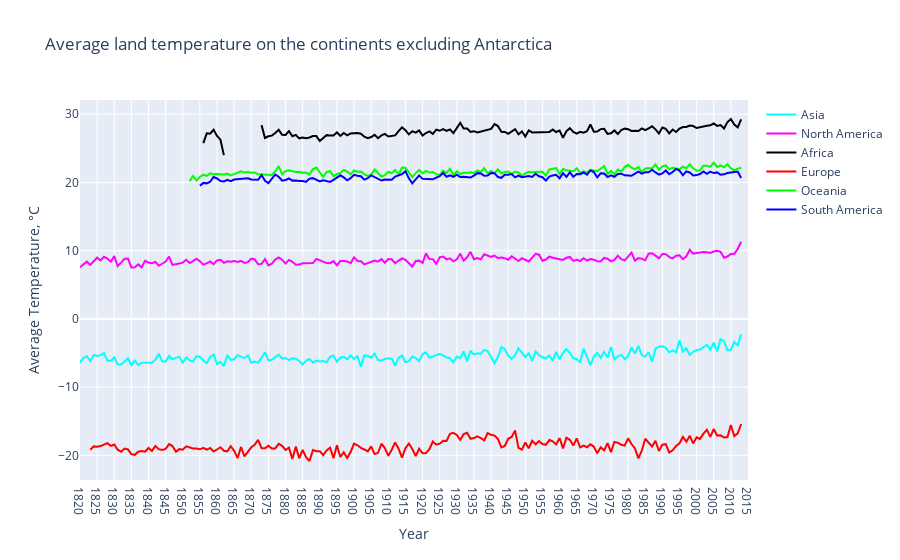

This figure's notebook cell:
### Markdown cell above
## Average Temperature on Continents

### Code cell
# List of selected countries representing continents
continent = ['Russia', 'United States', 'Niger', 'Greenland', 'Australia', 'Bolivia']

# Corresponding real continents for labeling
continent_real = ['Asia', 'North America', 'Africa', 'Europe', 'Oceania', 'South America']

# Initialize a 2D list to store mean temperature values for each country and each year
mean_temp_year_country = [[0] * len(years[70:]) for i in range(len(continent))]

# Loop through each country and calculate mean temperature for each year
j = 0
for country in continent:
    all_temp_country = global_temp_country_clear[global_temp_country_clear['Country'] == country]
    i = 0
    for year in years[70:]:
        mean_temp_year_country[j][i] = all_temp_country[all_temp_country['dt'].apply(
                lambda x: x[:4]) == year]['AverageTemperature'].mean()
        i += 1
    j += 1

# Create traces for the plot using Plotly
traces = []
colors = ['rgb(0, 255, 255)', 'rgb(255, 0, 255)', 'rgb(0, 0, 0)',
          'rgb(255, 0, 0)', 'rgb(0, 255, 0)', 'rgb(0, 0, 255)']

# Loop through each continent and create a trace
for i in range(len(continent)):
    traces.append(go.Scatter(
        x=years[70:],
        y=mean_temp_year_country[i],
        mode='lines',
        name=continent_real[i],
        line=dict(color=colors[i]),
    ))

# Define layout for the plot
layout = go.Layout(
    xaxis=dict(title='Year'),
    yaxis=dict(title='Average Temperature, °C'),
    title='Average land temperature on the continents excluding Antarctica',
)

# Create the figure using Plotly and display the plot
fig = go.Figure(data=traces, layout=layout)
py.iplot(fig)

### Figure 1 — Plotly figure (JSON) as saved in the notebook; plotly's stock layout.template omitted (floating-point values rounded to 4 significant figures; data arrays with more than 128 entries replaced by an {"elided": "..."} marker saying what was removed)
{"data": [{"line": {"color": "rgb(0, 255, 255)"}, "mode": "lines", "name": "Asia", "type": "scatter", "x": {"elided": "196 str values"}, "y": {"elided": "196 float values"}}, {"line": {"color": "rgb(255, 0, 255)"}, "mode": "lines", "name": "North America", "type": "scatter", "x": {"elided": "196 str values"}, "y": {"elided": "196 float values"}}, {"line": {"color": "rgb(0, 0, 0)"}, "mode": "lines", "name": "Africa", "type": "scatter", "x": {"elided": "196 str values"}, "y": {"elided": "196 float values"}}, {"line": {"color": "rgb(255, 0, 0)"}, "mode": "lines", "name": "Europe", "type": "scatter", "x": {"elided": "196 str values"}, "y": {"elided": "196 float values"}}, {"line": {"color": "rgb(0, 255, 0)"}, "mode": "lines", "name": "Oceania", "type": "scatter", "x": {"elided": "196 str values"}, "y": {"elided": "196 float values"}}, {"line": {"color": "rgb(0, 0, 255)"}, "mode": "lines", "name": "South America", "type": "scatter", "x": {"elided": "196 str values"}, "y": {"elided": "196 float values"}}], "layout": {"title": {"text": "Average land temperature on the continents excluding Antarctica"}, "xaxis": {"title": {"text": "Year"}}, "yaxis": {"title": {"text": "Average Temperature, °C"}}}}
